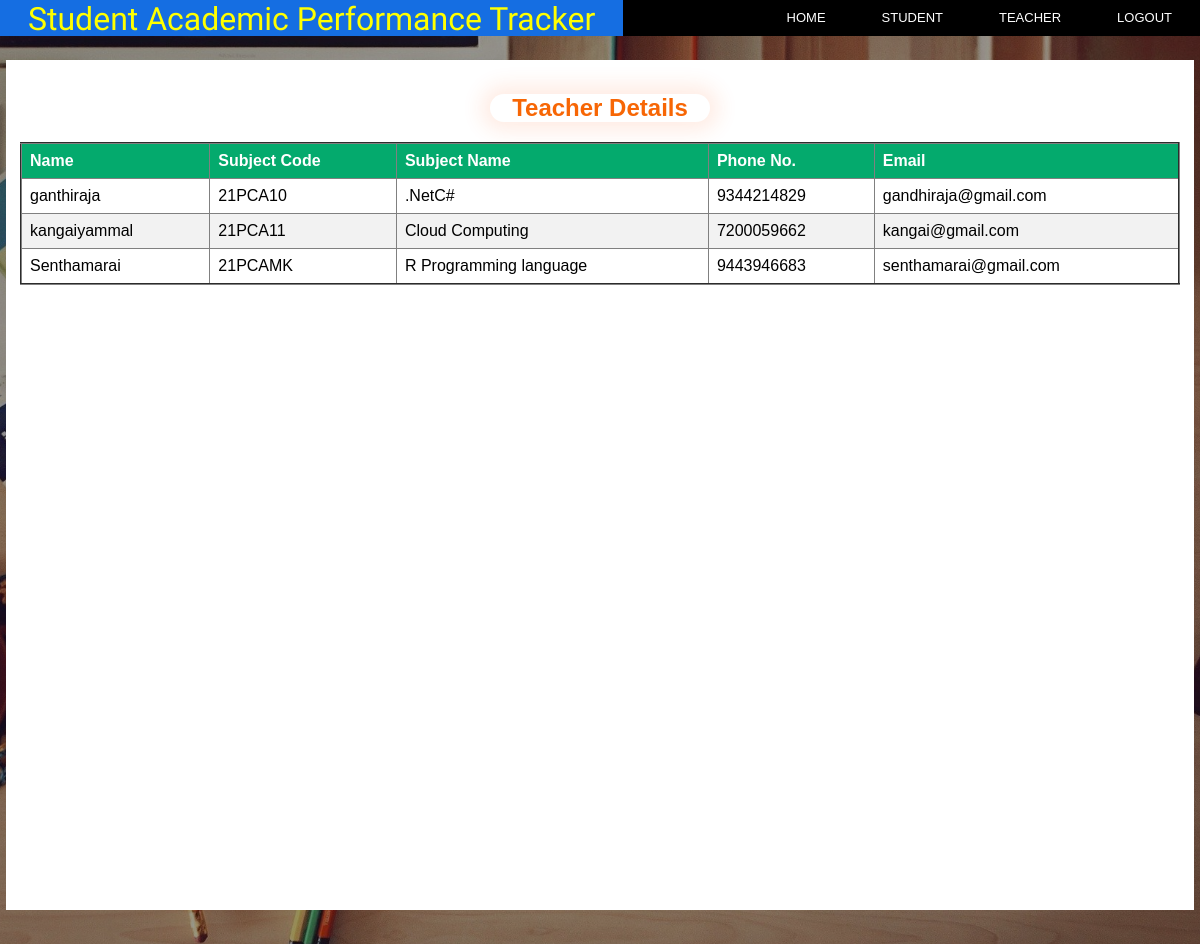
Screenshot of /StudentPerformanceTracker2.0/teach_details.php with the database file from the repository.
### tables this page shows
CREATE TABLE `teacher_login` (
  `t_name` varchar(255) NOT NULL,
  `sub_id` varchar(10) NOT NULL,
  `sub_name` varchar(255) NOT NULL,
  `t_phno` bigint(10) NOT NULL,
  `t_email` varchar(255) NOT NULL,
  `t_password` varchar(255) NOT NULL
);

### StudentPerformanceTracker2.0/teach_details.php (the view, shortened to what this page needs)
<html>
<head>
    <link rel="stylesheet" href="chart.css">
    <link rel="stylesheet" href="navigation.css">
</head>
<body>
    <div class="main_container" id="home">
    <div class="navbar">
        <div class="logo">
            <a href="#">Student Academic Performance Tracker</a>
        </div>
            <div class="navbar_items">
              <ul>
		  <li><a href="home.php">LOGOUT</a></li>
          <li><a href="teach_login.php">TEACHER</a></li>
		  <li><a href="stud_login.php">STUDENT</a></li>
          <li><a href="home.php">HOME</a></li>
            </div>
    </div>
    <div class="banner_image">
        <div class="form-box">
          <div class="button-box">
                <div>
                <h2><center>Teacher Details</center></h2></div>
                </div>
<?php
$con = mysqli_connect("localhost", "root", "", "spt");
$selectSQL = "SELECT * FROM `teacher_login`";
if (!($selectRes = mysqli_query($con, $selectSQL))) {
    echo " ";
} else {
?><style>
    <table border="2">
        <thead>
            <tr>
                <th>Name</th>
                <th>Subject Code</th>
                <th>Subject Name</th>
                <th>Phone No.</th>
                <th>Email</th>
            </tr>
        </thead>
        <tbody>
            <?php
            if (mysqli_num_rows($selectRes) == 0) {
                echo '<tr><td colspan="4">No Rows Returned</td></tr>';
            } else {
                while ($row = mysqli_fetch_assoc($selectRes)) {
                    echo "<tr><td>{$row['t_name']}</td><td>{$row['sub_id']}</td><td>{$row['sub_name']}</td>
                    <td>{$row['t_phno']}</td><td>{$row['t_email']}</td></tr>\n";
                }
            }
            ?>
        </tbody>
    </table>
<?php
}
?>
</div>
</div>
</body>
</html>

### StudentPerformanceTracker2.0/chart.css (style rules this page uses)
* { margin: 0; padding:0; font-family: sans-serif; box-sizing: border-box; }
.banner_image { height: 100%; width: 100%; background-image:linear-gradient(rgba(0,0,0,0.4), rgba(0,0,0,0.4)),url(note.jpg); background-position: center; background-size: cover; position: absolute; }
.form-box { width:99%; height:90%; position: relative; margin: 2% auto; background: #ffffff; padding: 14px; overflow: hidden; }
.button-box { width: 220px; margin:20px auto; position: relative; box-shadow: 0 0 20px 9px #ff61241f; border-radius: 30px; }
h2 { color: #f76605; }

### StudentPerformanceTracker2.0/navigation.css (style rules this page uses)
ul { margin:0; padding:0; list-style: none; height:36px; line-height: 36px; background-color: #000; font-family: Arial, sans-serif; font-size: 13px; }
li { float: right; }
a { display: block; padding: 0 28px; color: #fff; text-decoration: none; }
.logo a { font-family: 'Allura', cursive; font-size: 32px; color: #ffff00; position: absolute; }

### StudentPerformanceTracker2.0/teach_details.php (style rules this page uses)
table { border-collapse: collapse; width: 100%; }
th, td { text-align: left; padding: 8px; }
tr:nth-child(even) { background-color: #f2f2f2 }
th { background-color: #04AA6D; color: white; }

### rows the page displays
teacher_login: t_name "ganthiraja", sub "21PCA10", sub_name ".NetC#", t_phno "9344214829", t_email "gandhiraja@gmail.com"
teacher_login: t_name "kangaiyammal", sub "21PCA11", sub_name "Cloud Computing", t_phno "7200059662", t_email "kangai@gmail.com"
teacher_login: t_name "Senthamarai", sub "21PCAMK", sub_name "R Programming language", t_phno "9443946683", t_email "senthamarai@gmail.com"
